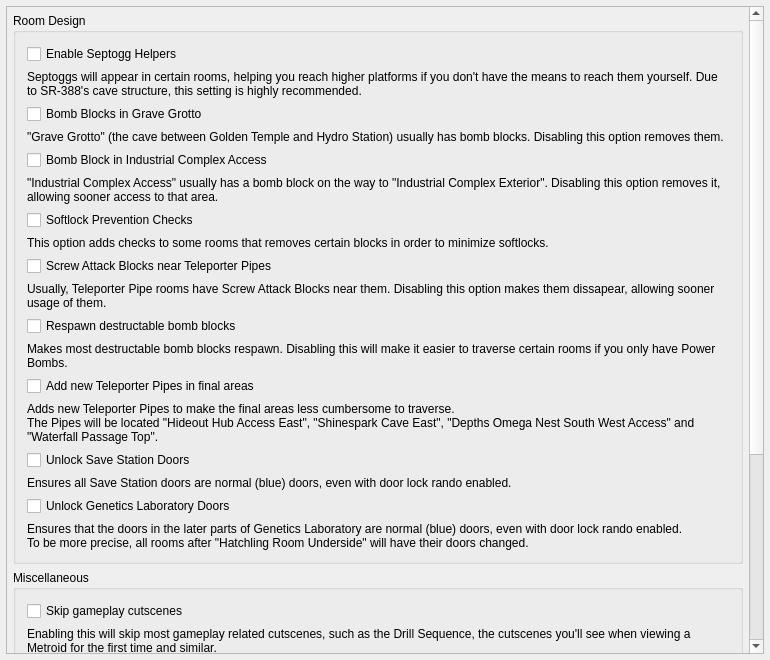
<?xml version="1.0" encoding="UTF-8"?>
<ui version="4.0">
 <class>PresetAM2RPatches</class>
 <widget class="QMainWindow" name="PresetAM2RPatches">
  <property name="geometry">
   <rect>
    <x>0</x>
    <y>0</y>
    <width>770</width>
    <height>660</height>
   </rect>
  </property>
  <property name="windowTitle">
   <string>Other</string>
  </property>
  <widget class="QWidget" name="root_widget">
   <property name="maximumSize">
    <size>
     <width>16777215</width>
     <height>16777215</height>
    </size>
   </property>
   <layout class="QVBoxLayout" name="verticalLayout">
    <property name="leftMargin">
     <number>6</number>
    </property>
    <property name="topMargin">
     <number>6</number>
    </property>
    <property name="rightMargin">
     <number>6</number>
    </property>
    <property name="bottomMargin">
     <number>6</number>
    </property>
    <item>
     <widget class="QScrollArea" name="scroll_area">
      <property name="widgetResizable">
       <bool>true</bool>
      </property>
      <widget class="QWidget" name="scroll_contents">
       <property name="geometry">
        <rect>
         <x>0</x>
         <y>0</y>
         <width>737</width>
         <height>1080</height>
        </rect>
       </property>
       <layout class="QVBoxLayout" name="scroll_layout">
        <property name="leftMargin">
         <number>6</number>
        </property>
        <property name="topMargin">
         <number>6</number>
        </property>
        <property name="rightMargin">
         <number>6</number>
        </property>
        <property name="bottomMargin">
         <number>6</number>
        </property>
        <item>
         <widget class="QGroupBox" name="room_group">
          <property name="title">
           <string>Room Design</string>
          </property>
          <layout class="QVBoxLayout" name="unlock_layout">
           <item>
            <widget class="QCheckBox" name="septogg_helpers_check">
             <property name="text">
              <string>Enable Septogg Helpers</string>
             </property>
            </widget>
           </item>
           <item>
            <widget class="QLabel" name="septogg_helpers_label">
             <property name="text">
              <string>&lt;html&gt;&lt;head/&gt;&lt;body&gt;&lt;p&gt;Septoggs will appear in certain rooms, helping you reach higher platforms if you don't have the means to reach them yourself. Due to SR-388's cave structure, this setting is highly recommended.&lt;/p&gt;&lt;/body&gt;&lt;/html&gt;</string>
             </property>
             <property name="wordWrap">
              <bool>true</bool>
             </property>
            </widget>
           </item>
           <item>
            <widget class="QCheckBox" name="grave_grotto_blocks_check">
             <property name="text">
              <string>Bomb Blocks in Grave Grotto</string>
             </property>
            </widget>
           </item>
           <item>
            <widget class="QLabel" name="grave_grotto_blocks_label">
             <property name="text">
              <string>&quot;Grave Grotto&quot; (the cave between Golden Temple and Hydro Station) usually has bomb blocks. Disabling this option removes them.</string>
             </property>
             <property name="wordWrap">
              <bool>true</bool>
             </property>
            </widget>
           </item>
           <item>
            <widget class="QCheckBox" name="a3_entrance_blocks_check">
             <property name="text">
              <string>Bomb Block in Industrial Complex Access</string>
             </property>
            </widget>
           </item>
           <item>
            <widget class="QLabel" name="a3_entrance_blocks_label">
             <property name="text">
              <string>&quot;Industrial Complex Access&quot; usually has a bomb block on the way to &quot;Industrial Complex Exterior&quot;. Disabling this option removes it, allowing sooner access to that area.</string>
             </property>
             <property name="wordWrap">
              <bool>true</bool>
             </property>
            </widget>
           </item>
           <item>
            <widget class="QCheckBox" name="softlock_prevention_blocks_check">
             <property name="text">
              <string>Softlock Prevention Checks</string>
             </property>
            </widget>
           </item>
           <item>
            <widget class="QLabel" name="softlock_prevention_blocks_label">
             <property name="text">
              <string>This option adds checks to some rooms that removes certain blocks in order to minimize softlocks.</string>
             </property>
             <property name="wordWrap">
              <bool>true</bool>
             </property>
            </widget>
           </item>
           <item>
            <widget class="QCheckBox" name="screw_blocks_check">
             <property name="text">
              <string>Screw Attack Blocks near Teleporter Pipes</string>
             </property>
            </widget>
           </item>
           <item>
            <widget class="QLabel" name="screw_blocks_label">
             <property name="text">
              <string>Usually, Teleporter Pipe rooms have Screw Attack Blocks near them. Disabling this option makes them dissapear, allowing sooner usage of them.</string>
             </property>
             <property name="wordWrap">
              <bool>true</bool>
             </property>
            </widget>
           </item>
           <item>
            <widget class="QCheckBox" name="respawn_bomb_blocks_check">
             <property name="text">
              <string>Respawn destructable bomb blocks</string>
             </property>
            </widget>
           </item>
           <item>
            <widget class="QLabel" name="respawn_bomb_blocks_label">
             <property name="text">
              <string>&lt;html&gt;&lt;head/&gt;&lt;body&gt;&lt;p&gt;Makes most destructable bomb blocks respawn. Disabling this will make it easier to traverse certain rooms if you only have Power Bombs.&lt;/p&gt;&lt;/body&gt;&lt;/html&gt;</string>
             </property>
             <property name="wordWrap">
              <bool>true</bool>
             </property>
            </widget>
           </item>
           <item>
            <widget class="QCheckBox" name="nest_pipes_check">
             <property name="text">
              <string>Add new Teleporter Pipes in final areas</string>
             </property>
            </widget>
           </item>
           <item>
            <widget class="QLabel" name="nest_pipes_label">
             <property name="text">
              <string>&lt;html&gt;&lt;head/&gt;&lt;body&gt;&lt;p&gt;Adds new Teleporter Pipes to make the final areas less cumbersome to traverse.&lt;br/&gt;The Pipes will be located &amp;quot;Hideout Hub Access East&amp;quot;, &amp;quot;Shinespark Cave East&amp;quot;, &amp;quot;Depths Omega Nest South West Access&amp;quot; and &amp;quot;Waterfall Passage Top&amp;quot;.&lt;/p&gt;&lt;/body&gt;&lt;/html&gt;</string>
             </property>
             <property name="wordWrap">
              <bool>true</bool>
             </property>
            </widget>
           </item>
           <item>
            <widget class="QCheckBox" name="blue_save_doors_check">
             <property name="text">
              <string>Unlock Save Station Doors</string>
             </property>
            </widget>
           </item>
           <item>
            <widget class="QLabel" name="blue_save_doors_label">
             <property name="text">
              <string>Ensures all Save Station doors are normal (blue) doors, even with door lock rando enabled.</string>
             </property>
             <property name="wordWrap">
              <bool>true</bool>
             </property>
            </widget>
           </item>
           <item>
            <widget class="QCheckBox" name="force_blue_labs_check">
             <property name="text">
              <string>Unlock Genetics Laboratory Doors</string>
             </property>
            </widget>
           </item>
           <item>
            <widget class="QLabel" name="force_blue_labs_check_2">
             <property name="text">
              <string>Ensures that the doors in the later parts of Genetics Laboratory are normal (blue) doors, even with door lock rando enabled.
To be more precise, all rooms after &quot;Hatchling Room Underside&quot; will have their doors changed.</string>
             </property>
             <property name="wordWrap">
              <bool>true</bool>
             </property>
            </widget>
           </item>
          </layout>
         </widget>
        </item>
        <item>
         <widget class="QGroupBox" name="misc_group">
          <property name="title">
           <string>Miscellaneous</string>
          </property>
          <layout class="QVBoxLayout" name="raven_beak_damage_table_handling_layout">
           <item>
            <widget class="QCheckBox" name="skip_cutscenes_check">
             <property name="text">
              <string>Skip gameplay cutscenes</string>
             </property>
            </widget>
           </item>
           <item>
            <widget class="QLabel" name="skip_cutscenes_label">
             <property name="text">
              <string>&lt;html&gt;&lt;head/&gt;&lt;body&gt;&lt;p&gt;Enabling this will skip most gameplay related cutscenes, such as the Drill Sequence, the cutscenes you'll see when viewing a Metroid for the first time and similar.&lt;/p&gt;&lt;/body&gt;&lt;/html&gt;</string>
             </property>
             <property name="wordWrap">
              <bool>true</bool>
             </property>
            </widget>
           </item>
           <item>
            <widget class="QCheckBox" name="skip_save_cutscene_check">
             <property name="text">
              <string>Skip Save Station cutscene</string>
             </property>
            </widget>
           </item>
           <item>
            <widget class="QLabel" name="skip_save_cutscene_label">
             <property name="text">
              <string>Enabling this will skip the short cutscene that appears when saving at a Save Station.</string>
             </property>
             <property name="wordWrap">
              <bool>true</bool>
             </property>
            </widget>
           </item>
           <item>
            <widget class="QCheckBox" name="skip_item_cutscenes_check">
             <property name="text">
              <string>Skip item acquisition cutscenes</string>
             </property>
            </widget>
           </item>
           <item>
            <widget class="QLabel" name="skip_item_cutscenes_label">
             <property name="text">
              <string>Enabling this will skip item related cutscenes, such as the pause when collecting an item or the cutscene that plays when collecting a suit.</string>
             </property>
             <property name="wordWrap">
              <bool>true</bool>
             </property>
            </widget>
           </item>
           <item>
            <widget class="QCheckBox" name="supers_on_missile_doors_check">
             <property name="text">
              <string>Open Missile Doors with Super Missiles</string>
             </property>
            </widget>
           </item>
           <item>
            <widget class="QLabel" name="supers_on_missile_doors_label">
             <property name="text">
              <string>Determines whether Super Missiles can be used to open Missile Doors.</string>
             </property>
             <property name="wordWrap">
              <bool>true</bool>
             </property>
            </widget>
           </item>
           <item>
            <widget class="QCheckBox" name="fusion_mode_check">
             <property name="text">
              <string>Enable Fusion Mode</string>
             </property>
            </widget>
           </item>
           <item>
            <widget class="QLabel" name="fusion_mode_label">
             <property name="text">
              <string>&lt;html&gt;&lt;head/&gt;&lt;body&gt;&lt;p&gt;Fusion Mode enables the Fusion Suit for Samus, makes organic enemies drop X, makes bosses spawn Core-X and makes Metroids move faster.&lt;/p&gt;&lt;/body&gt;&lt;/html&gt;</string>
             </property>
             <property name="wordWrap">
              <bool>true</bool>
             </property>
            </widget>
           </item>
          </layout>
         </widget>
        </item>
        <item>
         <spacer name="verticalSpacer">
          <property name="orientation">
           <enum>Qt::Vertical</enum>
          </property>
          <property name="sizeHint" stdset="0">
           <size>
            <width>20</width>
            <height>40</height>
           </size>
          </property>
         </spacer>
        </item>
       </layout>
      </widget>
     </widget>
    </item>
   </layout>
  </widget>
 </widget>
 <layoutdefault spacing="6" margin="11"/>
 <resources/>
 <connections/>
</ui>
